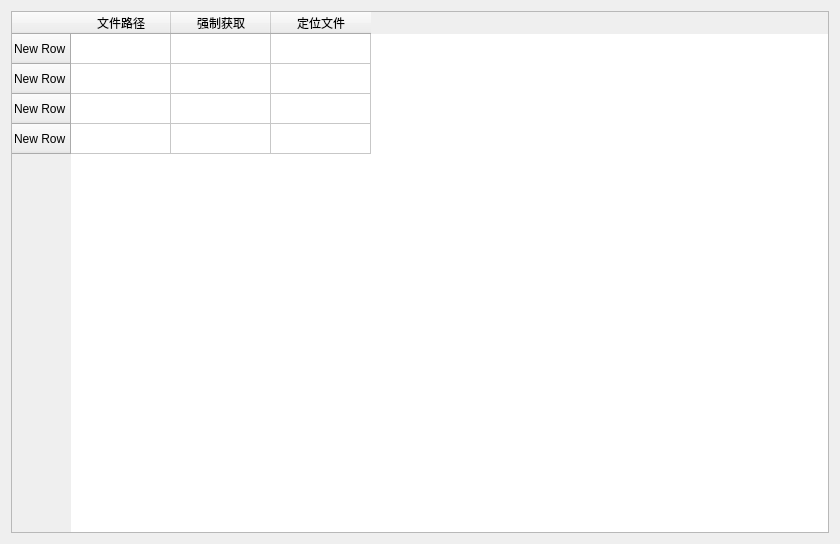
<?xml version="1.0" encoding="UTF-8"?>
<ui version="4.0">
 <class>Form</class>
 <widget class="QWidget" name="Form">
  <property name="geometry">
   <rect>
    <x>0</x>
    <y>0</y>
    <width>840</width>
    <height>544</height>
   </rect>
  </property>
  <property name="windowTitle">
   <string>Form</string>
  </property>
  <layout class="QHBoxLayout" name="horizontalLayout">
   <item>
    <widget class="QTableWidget" name="tableWidget">
     <row>
      <property name="text">
       <string>New Row</string>
      </property>
     </row>
     <row>
      <property name="text">
       <string>New Row</string>
      </property>
     </row>
     <row>
      <property name="text">
       <string>New Row</string>
      </property>
     </row>
     <row>
      <property name="text">
       <string>New Row</string>
      </property>
     </row>
     <column>
      <property name="text">
       <string>文件路径</string>
      </property>
     </column>
     <column>
      <property name="text">
       <string>强制获取</string>
      </property>
     </column>
     <column>
      <property name="text">
       <string>定位文件</string>
      </property>
     </column>
     <item row="0" column="1">
      <property name="text">
       <string/>
      </property>
     </item>
    </widget>
   </item>
  </layout>
 </widget>
 <resources/>
 <connections/>
</ui>
